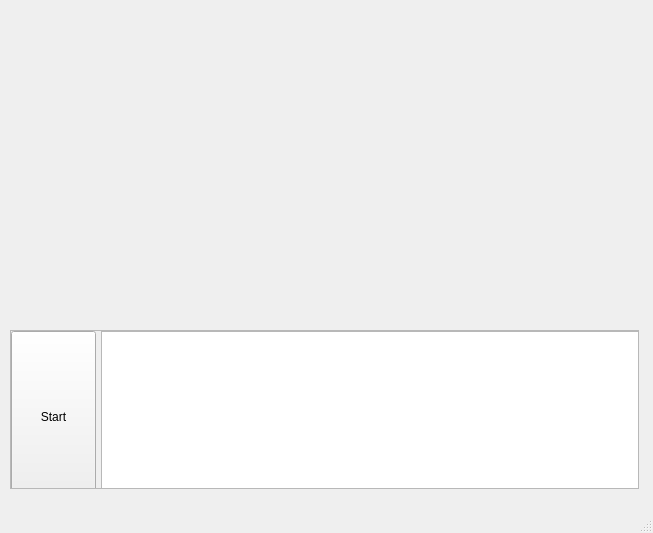
<?xml version="1.0" encoding="UTF-8"?>
<ui version="4.0">
 <class>MainWindow</class>
 <widget class="QMainWindow" name="MainWindow">
  <property name="geometry">
   <rect>
    <x>0</x>
    <y>0</y>
    <width>653</width>
    <height>533</height>
   </rect>
  </property>
  <property name="windowTitle">
   <string>MainWindow</string>
  </property>
  <widget class="QWidget" name="centralWidget">
   <widget class="QWidget" name="verticalLayoutWidget">
    <property name="geometry">
     <rect>
      <x>-1</x>
      <y>-1</y>
      <width>651</width>
      <height>321</height>
     </rect>
    </property>
    <layout class="QVBoxLayout" name="verticalLayout"/>
   </widget>
   <widget class="QWidget" name="horizontalLayoutWidget">
    <property name="geometry">
     <rect>
      <x>-1</x>
      <y>319</y>
      <width>651</width>
      <height>181</height>
     </rect>
    </property>
    <layout class="QHBoxLayout" name="horizontalLayout">
     <item>
      <widget class="QScrollArea" name="scrollArea">
       <property name="widgetResizable">
        <bool>true</bool>
       </property>
       <widget class="QWidget" name="scrollAreaWidgetContents_2">
        <property name="geometry">
         <rect>
          <x>0</x>
          <y>0</y>
          <width>647</width>
          <height>177</height>
         </rect>
        </property>
        <widget class="QPlainTextEdit" name="mcOutputBox">
         <property name="geometry">
          <rect>
           <x>90</x>
           <y>0</y>
           <width>551</width>
           <height>171</height>
          </rect>
         </property>
        </widget>
        <widget class="QPushButton" name="pushButton">
         <property name="geometry">
          <rect>
           <x>0</x>
           <y>0</y>
           <width>85</width>
           <height>171</height>
          </rect>
         </property>
         <property name="sizePolicy">
          <sizepolicy hsizetype="Minimum" vsizetype="Minimum">
           <horstretch>0</horstretch>
           <verstretch>0</verstretch>
          </sizepolicy>
         </property>
         <property name="minimumSize">
          <size>
           <width>0</width>
           <height>30</height>
          </size>
         </property>
         <property name="text">
          <string>Start</string>
         </property>
        </widget>
       </widget>
      </widget>
     </item>
    </layout>
   </widget>
  </widget>
  <widget class="QStatusBar" name="statusBar"/>
 </widget>
 <layoutdefault spacing="6" margin="11"/>
 <resources/>
 <connections/>
</ui>
